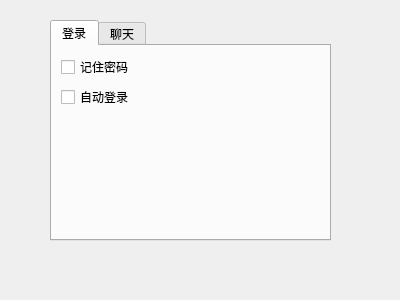
<?xml version="1.0" encoding="UTF-8"?>
<ui version="4.0">
 <class>PreferenceDialog</class>
 <widget class="QDialog" name="PreferenceDialog">
  <property name="geometry">
   <rect>
    <x>0</x>
    <y>0</y>
    <width>400</width>
    <height>300</height>
   </rect>
  </property>
  <property name="windowTitle">
   <string>设置</string>
  </property>
  <widget class="QWidget" name="verticalLayoutWidget">
   <property name="geometry">
    <rect>
     <x>50</x>
     <y>20</y>
     <width>281</width>
     <height>221</height>
    </rect>
   </property>
   <layout class="QVBoxLayout" name="mainLayout">
    <item>
     <widget class="QTabWidget" name="tabWidget">
      <property name="currentIndex">
       <number>0</number>
      </property>
      <widget class="QWidget" name="tab">
       <attribute name="title">
        <string>登录</string>
       </attribute>
       <layout class="QVBoxLayout" name="verticalLayout_2">
        <item>
         <widget class="QCheckBox" name="rememberPass">
          <property name="text">
           <string>记住密码</string>
          </property>
         </widget>
        </item>
        <item>
         <widget class="QCheckBox" name="autoLogin">
          <property name="text">
           <string>自动登录</string>
          </property>
         </widget>
        </item>
        <item>
         <spacer name="verticalSpacer">
          <property name="orientation">
           <enum>Qt::Vertical</enum>
          </property>
          <property name="sizeHint" stdset="0">
           <size>
            <width>20</width>
            <height>40</height>
           </size>
          </property>
         </spacer>
        </item>
       </layout>
      </widget>
      <widget class="QWidget" name="tab_2">
       <attribute name="title">
        <string>聊天</string>
       </attribute>
       <layout class="QVBoxLayout" name="verticalLayout">
        <item>
         <widget class="QCheckBox" name="checkBox">
          <property name="text">
           <string>加密传输</string>
          </property>
         </widget>
        </item>
        <item>
         <spacer name="verticalSpacer_2">
          <property name="orientation">
           <enum>Qt::Vertical</enum>
          </property>
          <property name="sizeHint" stdset="0">
           <size>
            <width>20</width>
            <height>40</height>
           </size>
          </property>
         </spacer>
        </item>
       </layout>
      </widget>
     </widget>
    </item>
   </layout>
  </widget>
 </widget>
 <resources/>
 <connections/>
</ui>
